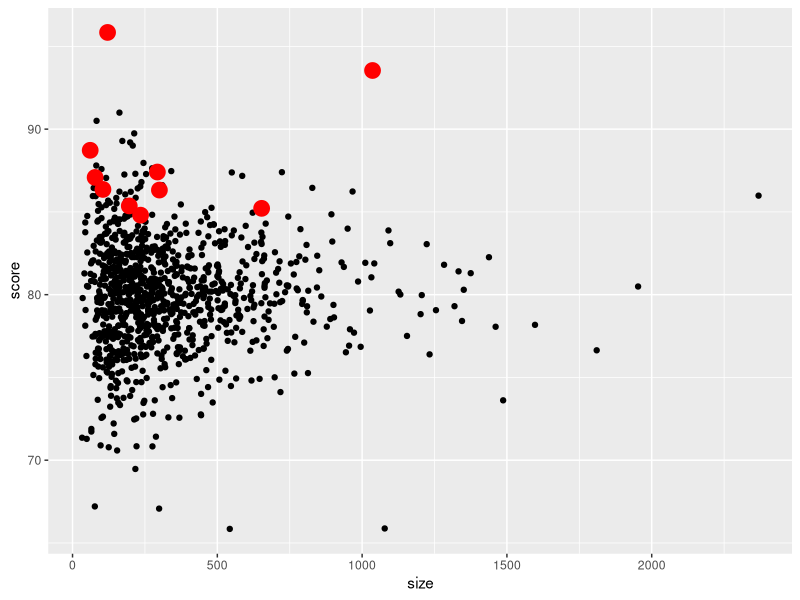

R code for this plot: (Note: this script raises an error after producing the figure.)
# config
library(tidyverse)
library(dslabs)
options(digits=7)

# building the data

    # simulate the student numbers
    set.seed(1986, sample.kind="Rounding")
    n <- round(2^rnorm(1000, 8, 1))
    
    # assign the true quality for each school
    set.seed(1, sample.kind="Rounding")
    mu <- round(80+2*rt(1000,5))
    range(mu)
    schools <- tibble(id = paste("PS",1:1000),
                      size = n,
                      quality = mu,
                      rank = rank(-mu))
    
        # display the top 10
        schools %>% 
          top_n(10, quality) %>%
          arrange(desc(quality))

    # now we have the students take a test
    set.seed(1, sample.kind="Rounding")
    mu <- round(80+2*rt(1000,5))    
    scores <- sapply(1:nrow(schools), function(i){
        scores <- rnorm(schools$size[i], schools$quality[i], 30)
        scores
    })

    schools <- schools %>%
        mutate(score=sapply(scores, mean))

    schools    

# Q1 - show the top 10 schools, report the ID to the top, average of the 10th
top_10 <- schools %>%
    top_n(10, score) %>%
    arrange(desc(score))

top_10

# Q2 - what is the median school size overall, what is the median school size of the top 10
median(schools$size)
median(top_10$size)

# Q3 - we see that smaller schools produce better results, do the same analysis as Q1-2 on the bottom
bottom_10 <- schools %>%
    arrange(score) %>%
    head(10)

median(bottom_10$size)

# Q4 - plot size vs score, highlight the top 10 based on true quality
top_10_true <- schools %>%
    arrange(desc(quality)) %>%
    head(10)

schools %>%
    ggplot(aes(size, score)) +
    geom_point() +
    geom_point(data=top_10_true, aes(size, score), color="red", size=5)

# Q5 - regularise the data, what is the top school after?
overall <- mean(sapply(scores, mean))
alpha <- 25
score_reg <- sapply(scores, function(x) overall + sum(x-overall)/length(x)+alpha)

reg_schools<- schools %>%
    mutate(score_reg=score_reg) %>%
    top_n(10, score_reg) %>% arrange(desc(score_reg))

# Q6 - find teh best alpha from 10 to 250
alpha <- seq(10,250)

overall <- mean(sapply(scores, mean))
just_the_sum <- sapply(scores, function(x) sum(x-overall))
n_i <- sapply(scores, function(x) length(x))

schools_wo_alpha <- schools %>%
    mutate(just_the_sum=just_the_sum, n_i=n_i)

schools_wo_alpha

app_alphas <- sapply(alpha, function(a){
    predicted_ratings <- schools_wo_alpha %>%
        mutate(reg_scores=just_the_sum/(n_i+a)) %>%
        mutate(pred = overall+reg_scores) %>%
        .$pred
    return(RMSE(predicted_ratings, schools$quality))
})

qplot(alpha, app_alphas)
alpha[which.min(app_alphas)]
    #EDX CORRECT ANSWER
    alphas <- seq(10,250)
    rmse <- sapply(alphas, function(alpha){
        score_reg <- sapply(scores, function(x) overall+sum(x-overall)/(length(x)+alpha))
        sqrt(mean((score_reg - schools$quality)^2))
    })
    plot(alphas, rmse)
    alphas[which.min(rmse)]

# Q7 - rank the schools based on the new averages, ID of top school, regularised avg score of 10th
overall <- mean(sapply(scores, mean))
alpha <- 135
score_reg <- sapply(scores, function(x) overall + sum(x-overall)/(length(x)+alpha))

reg_schools<- schools %>%
    mutate(score_reg=score_reg) %>%
    top_n(10, score_reg) %>% arrange(desc(score_reg))

reg_schools

# Q8 - a common mistake is shrinking values towards 0 that arent centered areound 0
#    - if we dont subtract the overall average before shrinking, what value of alpha gives the minimum RMSE
alphas <- seq(10,250)
rmse <- sapply(alphas, function(alpha){
    score_reg <- sapply(scores, function(x) sum(x)/(length(x)+alpha))
    sqrt(mean((score_reg - schools$quality)^2))
})
plot(alphas, rmse)
alphas[which.min(rmse)]
